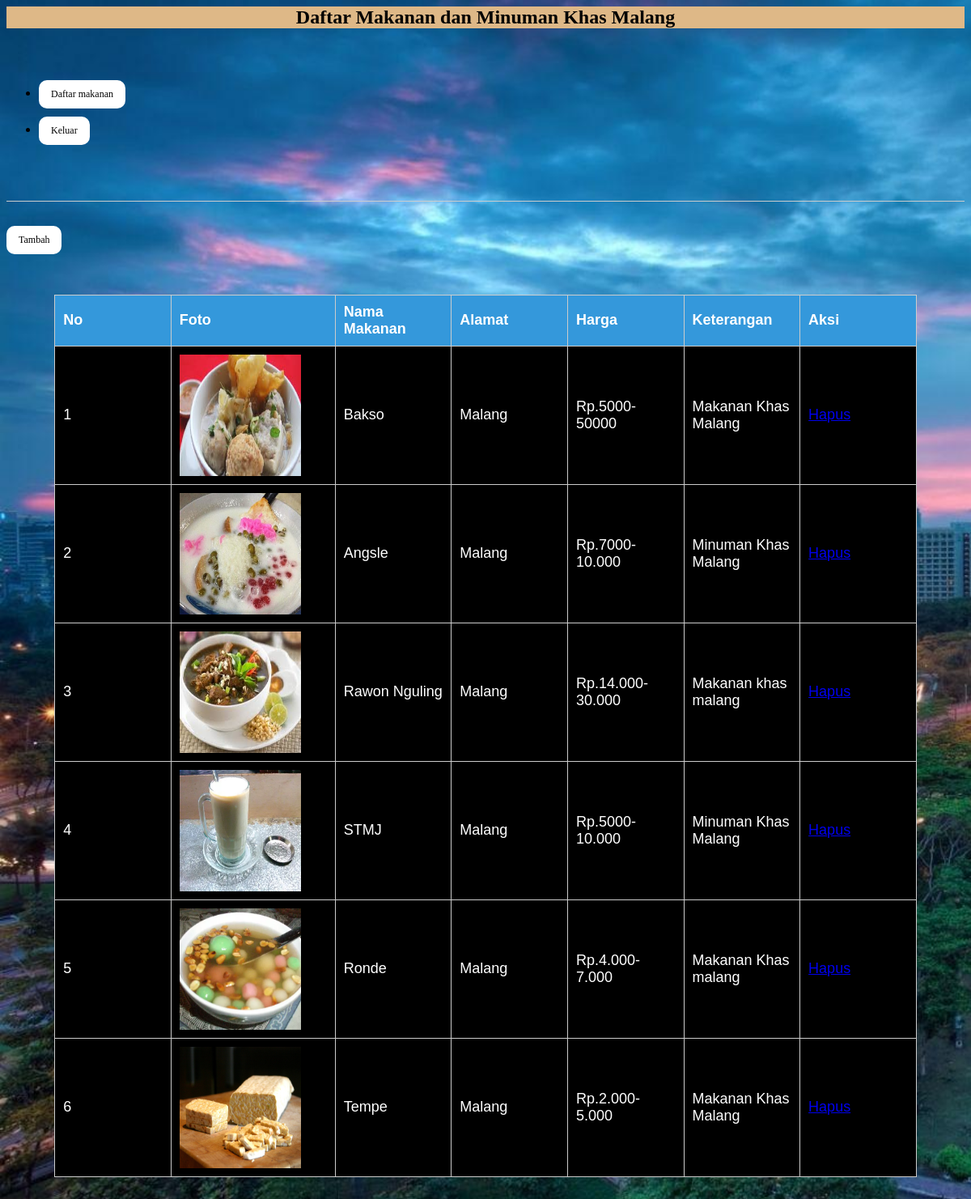
Page /content.php on the committed database.
### tables this page shows
CREATE TABLE `data` (
  `no` varchar(11) NOT NULL,
  `nama` text NOT NULL,
  `alamat` text NOT NULL,
  `harga` varchar(100) NOT NULL,
  `keterangan` text NOT NULL,
  `foto` varchar(200) NOT NULL
);

### content.php (the view, shortened to what this page needs)
<html>
<head>
  <link rel="stylesheet" href="table.css">
</head>
<body>
  <header class="atas">
    <h2 align="center">Daftar Makanan dan Minuman Khas Malang</h2>
  </header>
  <br>
<ul>
    <nav >
      <li> <a class="tombol" href="content.php">Daftar makanan</a> </li>
      <li> <a class="tombol" href="index.php">Keluar</a> </li>
    </nav>
     </ul>
<section class="main">
  <h2 class="judul" href="form-edit.php"></h2>
  <a class="tombol" href="form_simpan.php">Tambah</a>
    <table border="1" width="100%">
      <thead>
    <tr>
      <th>No</th>
      <th>Foto</th>
      <th>Nama Makanan</th>
      <th>Alamat</th>
      <th>Harga</th>
      <th>Keterangan</th>
      <th colspan="2">Aksi</th>
    </tr>
    </thead>
  <?php
  include "connect.php";
  $query = "SELECT * FROM data";
  $sql = mysqli_query($connect, $query);
  while($data = mysqli_fetch_array($sql)){
    echo "<tr>";
    echo "<td>".$data['no']."</td>";
    echo "<td><img src='images/".$data['foto']."' width='150' height='150'></td>";
    echo "<td>".$data['nama']."</td>";
    echo "<td>".$data['harga']."</td>";
    echo "<td>".$data['alamat']."</td>";
    echo "<td>".$data['keterangan']."</td>";
    echo "<td> <a href='proses_hapus.php?no=".$data['no']."'>Hapus</a></td>";
    echo "</tr>";
  }
  ?>
</table>
</body>
</html>

### table.css (style rules this page uses)
table { margin-left:140px; margin-top:80px; width:80%; }
body { background-image:url(kota.jpg); background-size:cover; background-repeat:no-repeat; }
.judul { color: #000; border-bottom: 1px solid #ccc; padding-bottom: 15px; }
table { border-collapse: collapse; }
td,th { width: 100px; height: 30px; color: white; text-align:center; }
.atas { background-color: #DEB887; }
.tombol { margin-top: 10px; border-radius: 10px; display: inline-block; max-width: 150px; padding: 15px 30px; color: #000; text-decoration: none; background: #fff; cursor: pointer; }
.tombol, .tombol { padding: 10px 15px; font-size: 12px; }

### content.php (style rules this page uses)
table { width: 90%; border-collapse: collapse; margin: 50px auto; background: #000; font-family: 'Helvetica', sans-serif; }
th { background: #3498db; color: white; font-weight: bold; }
td, th { padding: 10px; border: 1px solid #ccc; text-align: left; font-size: 18px; text-decoration: none; }

### rows in the picture
data: no "1", foto (picture), nama "Bakso", harga "Malang", alamat "Rp.5000-50000", keterangan "Makanan Khas Malang"
data: no "2", foto (picture), nama "Angsle", harga "Malang", alamat "Rp.7000-10.000", keterangan "Minuman Khas Malang"
data: no "3", foto (picture), nama "Rawon Nguling", harga "Malang", alamat "Rp.14.000-30.000", keterangan "Makanan khas malang"
data: no "4", foto (picture), nama "STMJ", harga "Malang", alamat "Rp.5000-10.000", keterangan "Minuman Khas Malang"
data: no "5", foto (picture), nama "Ronde", harga "Malang", alamat "Rp.4.000-7.000", keterangan "Makanan Khas malang"
data: no "6", foto (picture), nama "Tempe", harga "Malang", alamat "Rp.2.000-5.000", keterangan "Makanan Khas Malang"
